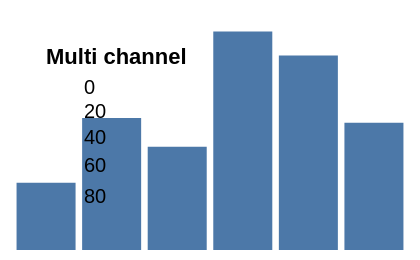

Write a Vega-Lite specification for this figure.
### Vega specification from a JSON file in a GitHub repository (floating-point values rounded to 4 significant figures)
{"width": 200, "height": 120, "padding": 5, "data": [{"name": "t", "values": [{"a": "Alpha", "b": 28, "c": "x", "d": 1}, {"a": "Bravo", "b": 55, "c": "y", "d": 2}, {"a": "Charlie", "b": 43, "c": "x", "d": 3}, {"a": "Delta", "b": 91, "c": "z", "d": 4}, {"a": "Echo", "b": 81, "c": "y", "d": 5}, {"a": "Foxtrot", "b": 53, "c": "z", "d": 6}]}], "scales": [{"name": "x", "type": "band", "domain": {"data": "t", "field": "a"}, "range": "width", "padding": 0.1}, {"name": "y", "type": "linear", "domain": {"data": "t", "field": "b"}, "range": "height", "nice": true}, {"name": "color", "type": "ordinal", "domain": {"data": "t", "field": "c"}, "range": {"scheme": "category10"}}, {"name": "ramp", "type": "linear", "domain": {"data": "t", "field": "d"}, "range": {"scheme": "blues"}}, {"name": "size", "type": "linear", "domain": {"data": "t", "field": "b"}, "range": [10, 200]}, {"name": "shape", "type": "ordinal", "domain": {"data": "t", "field": "c"}, "range": "symbol"}, {"name": "quant", "type": "quantize", "domain": [0, 100], "range": {"scheme": "greens", "count": 4}}], "marks": [{"type": "rect", "from": {"data": "t"}, "encode": {"enter": {"x": {"scale": "x", "field": "a"}, "width": {"scale": "x", "band": 1}, "y": {"scale": "y", "field": "b"}, "y2": {"scale": "y", "value": 0}}}}], "legends": [{"fill": "color", "size": "size", "shape": "shape", "title": "Multi channel", "orient": "top-left"}]}
